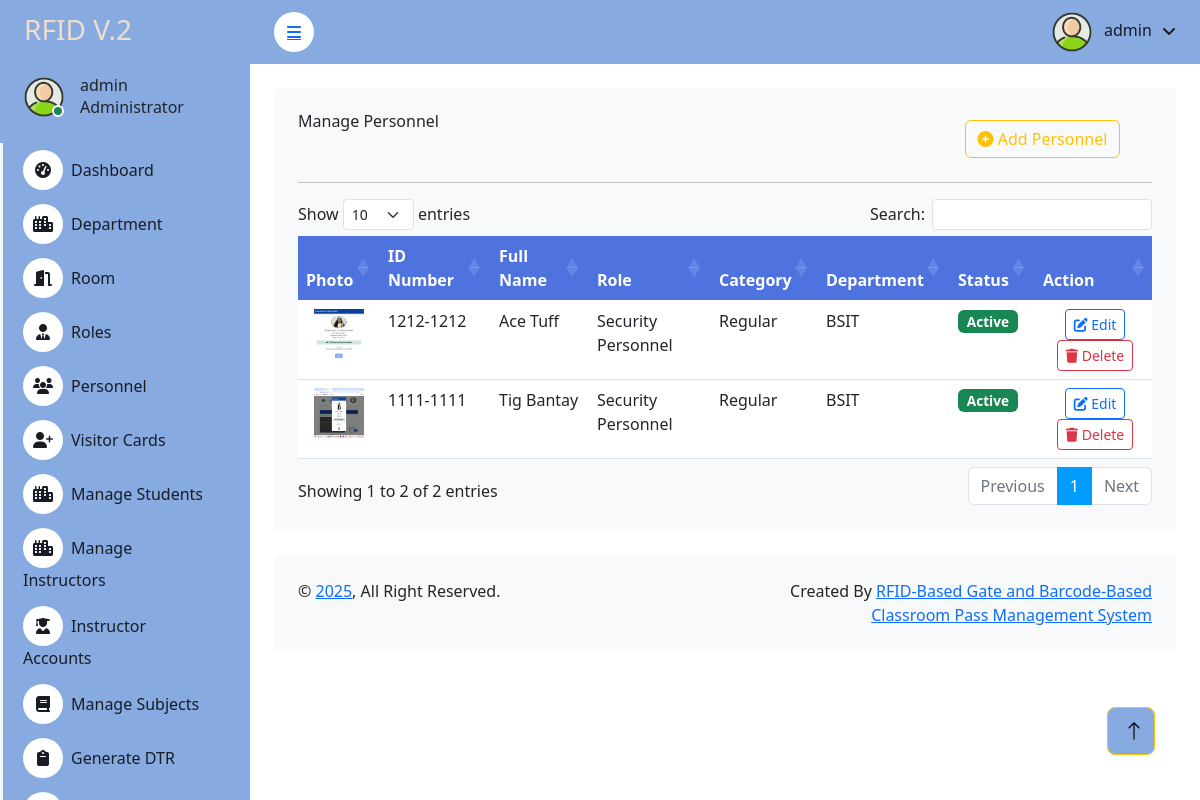
The app's page /admin/personell.php with its own data.
### tables this page shows
CREATE TABLE `user` (
  `id` int(11) NOT NULL,
  `contact` varchar(15) NOT NULL,
  `email` varchar(255) NOT NULL,
  `username` varchar(255) NOT NULL,
  `password` varchar(255) NOT NULL,
  `rfid_number` varchar(50) NOT NULL,
  `failed_attempts` int(11) DEFAULT 0,
  `last_attempt` timestamp NULL DEFAULT NULL,
  `last_login` timestamp NULL DEFAULT NULL,
  `login_count` int(11) DEFAULT 0,
  `is_active` tinyint(1) DEFAULT 1,
  `created_at` timestamp NOT NULL DEFAULT current_timestamp()
);

CREATE TABLE `personell` (
  `id` int(11) NOT NULL,
  `id_number` varchar(10) NOT NULL,
  `last_name` varchar(255) NOT NULL,
  `first_name` varchar(255) NOT NULL,
  `middle_name` varchar(255) DEFAULT NULL,
  `date_of_birth` date NOT NULL,
  `role` varchar(255) NOT NULL,
  `sex` varchar(10) NOT NULL,
  `civil_status` varchar(10) NOT NULL,
  `contact_number` varchar(11) DEFAULT NULL,
  `email_address` varchar(255) DEFAULT NULL,
  `department` varchar(255) NOT NULL,
  `section` varchar(255) NOT NULL,
  `status` varchar(255) NOT NULL,
  `complete_address` varchar(255) NOT NULL,
  `photo` varchar(255) DEFAULT NULL,
  `place_of_birth` varchar(50) NOT NULL,
  `category` varchar(255) DEFAULT NULL,
  `date_added` timestamp NULL DEFAULT current_timestamp(),
  `deleted` int(11) DEFAULT 0
);

### admin/personell.php (the view, shortened to what this page needs)
<?php
function formatID($id) {
    if (strlen($id) == 8 && is_numeric($id)) {
        return substr($id, 0, 4) . '-' . substr($id, 4, 4);
    }
    return $id;
}
?>
<!DOCTYPE html>
<html lang="en">
<?php include 'header.php'; ?>
<?php include '../connection.php'; ?>
<head>
    <link href="https://cdn.jsdelivr.net/npm/bootstrap@5.3.0/dist/css/bootstrap.min.css" rel="stylesheet">
    <link rel="stylesheet" href="https://cdnjs.cloudflare.com/ajax/libs/font-awesome/6.4.0/css/all.min.css">
    <link rel="stylesheet" href="https://cdn.datatables.net/1.13.6/css/dataTables.bootstrap5.min.css">
</head>
<body>
    <div class="container-fluid position-relative bg-white d-flex p-0">
        <?php include 'sidebar.php'; ?>
        <div class="content">
            <?php include 'navbar.php'; ?>
            <div class="container-fluid pt-4 px-4">
                <div class="col-sm-12 col-xl-12">
                    <div class="bg-light rounded h-100 p-4">
                        <div class="row">
                            <div class="col-9">
                                <h6 class="mb-4">Manage Personnel</h6>
                            </div>
                            <div class="col-3">
                                <button type="button" class="btn btn-outline-warning m-2" data-bs-toggle="modal" data-bs-target="#employeeModal">
                                    <i class="fas fa-plus-circle"></i> Add Personnel
                                </button>
                            </div>
                        </div>
                        <hr>
                        <div class="table-responsive">
                            <table class="table table-border" id="myDataTable">
                                <thead>
                                    <tr>
                                        <th scope="col">Photo</th>
                                        <th scope="col">ID Number</th>
                                        <th scope="col">Full Name</th>
                                        <th scope="col">Role</th>
                                        <th scope="col">Category</th>
                                        <th scope="col">Department</th>
                                        <th scope="col">Status</th>
                                        <th scope="col">Action</th>
                                    </tr>
                                </thead>
                                <tbody>
                                    <?php $results = mysqli_query($db, "SELECT * FROM personell WHERE deleted = 0 ORDER BY date_added DESC"); ?>
                                    <?php while ($row = mysqli_fetch_array($results)) { ?>
                                    <tr class="table-<?php echo $row['id'];?>">
                                        <td>
                                        <center>
                                        <img class="photo" src="uploads/<?php echo $row['photo']; ?>" width="50px" height="50px">
                                        </center>
                                        </td>
                                        <td class="id"><?php echo formatID($row['id_number']); ?></td>
                                        <td><?php echo $row['first_name'] .' '.$row['last_name']; ?></td>
                                        <td><?php echo $row['role']; ?></td>
                                        <td><?php echo $row['category']; ?></td>
                                        <td><?php echo $row['department']; ?></td>
                                        <td>
                                            <?php if ($row['status'] == 'Active') {
                                                echo '<span class="badge bg-success">Active</span>';
                                            } else {
                                                echo '<span class="badge bg-danger">Blocked</span>';
                                            } ?>
                                        </td>
                                        <td width="14%">
                                            <center>
                                                <button address="<?php echo $row['complete_address']; ?>" data-id="<?php echo $row['id'];?>" class="btn btn-outline-primary btn-sm btn-edit e_user_id">
                                                    <i class="fas fa-edit"></i> Edit
                                                </button>
                                                <button user_name="<?php echo $row['first_name'] . ' ' . $row['last_name']; ?>"
                                                        data-id="<?php echo $row['id']; ?>"
                                                        class="btn btn-outline-danger btn-sm btn-del d_user_id">
                                                    <i class="fas fa-trash"></i> Delete
                                                </button>
                                            </center>
                                        </td>
                                    </tr>
                                    <?php } ?>
                                </tbody>
                            </table>
                        </div>
                    </div>
                </div>
            </div>
            <?php include 'footer.php'; ?>
        </div>
         <a href="#" class="btn btn-lg btn-warning btn-lg-square back-to-top" style="background-color: #87abe0ff"><i class="bi bi-arrow-up" style="background-color: #87abe0ff"></i></a>
</body>
</html>

### admin/header.php (shortened to what this page needs)
<head>
      <link href="https://cdnjs.cloudflare.com/ajax/libs/font-awesome/5.10.0/css/all.min.css" rel="stylesheet">
      <link href="https://cdn.jsdelivr.net/npm/bootstrap-icons@1.4.1/font/bootstrap-icons.css" rel="stylesheet">
      <link href="lib/owlcarousel/assets/owl.carousel.min.css" rel="stylesheet">
      <link href="lib/tempusdominus/css/tempusdominus-bootstrap-4.min.css" rel="stylesheet" />
      <link href="css/bootstrap.min.css" rel="stylesheet">
      <link href="css/style.css" rel="stylesheet">
      <link href="https://cdn.datatables.net/2.0.8/css/dataTables.dataTables.min.css" rel="stylesheet" />
      <link rel="stylesheet" href="//code.jquery.com/ui/1.13.0/themes/base/jquery-ui.css">
   </head>

### admin/sidebar.php (shortened to what this page needs)
<?php
$current_page = basename($_SERVER['PHP_SELF']);
include '../connection.php';
$username = "";
$sql1 = "SELECT * FROM user LIMIT 1";
$result1 = $db->query($sql1);
if ($result1->num_rows > 0) {
    $row = $result1->fetch_assoc();
    $username = $row['username'];
}
?>
<div class="sidebar pe-4 pb-3" style="background-color:  #87abe0ff">
    <nav class="navbar navbar-light">
        <a href="dashboard" class="navbar-brand mx-4 mb-3">
            <h3 class="text" style="color: #f0ddcc">RFID V.2</h3>
        </a>
        <div class="d-flex align-items-center ms-4 mb-4">
            <div class="position-relative">
                <img class="rounded-circle" src="img\2601828.png" alt="" style="width: 40px; height: 40px;">
                <div class="bg-success rounded-circle border border-2 border-white position-absolute end-0 bottom-0 p-1"></div>
            </div>
            <div class="ms-3">
                <h6 class="mb-0"><?php echo $username; ?></h6>
                <span>Administrator</span>
            </div>
        </div>
        <div class="navbar-nav w-100">
            <a href="dashboard.php" class="nav-item nav-link <?php echo ($current_page == 'dashboard') ? 'active' : ''; ?>">
                <i class="fa fa-tachometer-alt me-2"></i>Dashboard
            </a>
            <a href="department.php" class="nav-item nav-link <?php echo ($current_page == 'department') ? 'active' : ''; ?>">
                <i class="fa fa-city me-2"></i>Department
            </a>
            <a href="room.php" class="nav-item nav-link <?php echo ($current_page == 'room') ? 'active' : ''; ?>">
                <i class="fa fa-door-open me-2"></i>Room
            </a>
            <a href="role.php" class="nav-item nav-link <?php echo ($current_page == 'role') ? 'active' : ''; ?>">
                <i class="fa fa-user-tie me-2"></i>Roles
            </a>
            <a class="nav-item nav-link collapsed <?php echo in_array($current_page, ['personell', 'personell_logs']) ? 'active' : ''; ?>"
               href="personell.php"
               data-bs-toggle="collapse"
               data-bs-target="#personnelSubmenu"
               aria-expanded="<?php echo in_array($current_page, ['personell', 'personell_logs']) ? 'true' : 'false'; ?>">
                <i class="fa fa-users me-2"></i>Personnel
            </a>
            <a class="nav-item nav-link collapsed <?php echo in_array($current_page, ['visitor', 'visitor_logs']) ? 'active' : ''; ?>"
               href="visitor.php"
               data-bs-toggle="collapse"
               data-bs-target="#visitorSubmenu"
               aria-expanded="<?php echo in_array($current_page, ['visitor', 'visitor_logs']) ? 'true' : 'false'; ?>">
                <i class="fa fa-user-plus me-2"></i>Visitor Cards
            </a>
           <a href="students.php" class="nav-item nav-link <?php echo ($current_page == 'students') ? 'active' : ''; ?>">
                <i class="fa fa-city me-2"></i>Manage Students
            </a>
             <a href="instructors.php" class="nav-item nav-link <?php echo ($current_page == 'instructors') ? 'active' : ''; ?>">
                <i class="fa fa-city me-2"></i>Manage Instructors
            </a>
                        <a href="instructor_accounts.php" class="nav-item nav-link <?php echo ($current_page == 'instructor_accounts') ? 'active' : ''; ?>">
                            <i class="fa fa-user-graduate me-2"></i>Instructor Accounts
                        </a>
            <a href="manage_subjects.php" class="nav-item nav-link <?php echo ($current_page == 'subjects') ? 'active' : ''; ?>">
                <i class="fa fa-book me-2"></i>Manage Subjects
            </a>
            <a href="dtr.php" class="nav-item nav-link <?php echo ($current_page == 'dtr') ? 'active' : ''; ?>">
                <i class="fa fa-clipboard me-2"></i>Generate DTR
            </a>
            <a href="student_logs.php" class="nav-item nav-link <?php echo ($current_page == 'attendance_log') ? 'active' : ''; ?>">
                <i class="fa fa-book me-2"></i>Attendance Log
            </a>
        </div>
    </nav>
</div>

### admin/navbar.php (shortened to what this page needs)
<?php
include '../connection.php';
$username = "";
$sql1 = "SELECT * FROM user LIMIT 1";
$result1 = $db->query($sql1);
if ($result1->num_rows > 0) {
    $row = $result1->fetch_assoc();
    $username = $row['username'];
}
?>
            <nav class="navbar navbar-expand  navbar-light sticky-top px-4 py-0" style="background-color: #87abe0ff">
                <a href="#" class="sidebar-toggler flex-shrink-0">
                    <i class="fa fa-bars"></i>
                </a>
                <div class="navbar-nav align-items-center ms-auto">
                    <div class="nav-item dropdown">
                        <a href="#" class="nav-link dropdown-toggle" data-bs-toggle="dropdown">
                            <img class="rounded-circle me-lg-2" src="img\2601828.png" alt="" style="width: 40px; height: 40px;">
                            <span class="d-none d-lg-inline-flex"><?php echo $username; ?></span>
                        </a>
                    </div>
                </div>
            </nav>

### admin/footer.php
<div class="container-fluid pt-4 px-4">
               <div class="bg-light rounded-top p-4">
                  <div class="row">
                     <div class="col-12 col-sm-6 text-center text-sm-start"> &copy; <a href="#">2025</a>, All Right Reserved. </div>
                     <div class="col-12 col-sm-6 text-center text-sm-end"> Created By <a href="#">RFID-Based Gate and Barcode-Based Classroom  Pass Management System</a>
                     </div>
                  </div>
               </div>
            </div>
         </div>

### admin/css/style.css (style rules this page uses)
:root { --primary: #009CFF; --light: #F3F6F9; --dark: #191C24; }
.back-to-top { position: fixed; display: none; right: 45px; bottom: 45px; z-index: 99; }
.btn { transition: .5s; }
.btn-lg-square { width: 48px; height: 48px; }
.btn-square, .btn-sm-square, .btn-lg-square { padding: 0; display: inline-flex; align-items: center; justify-content: center; font-weight: normal; border-radius: 50px; }
.sidebar { position: fixed; top: 0; left: 0; bottom: 0; width: 250px; height: 100vh; overflow-y: auto; background: var(--light); transition: 0.5s; z-index: 999; }
.content { margin-left: 250px; min-height: 100vh; background: #FFFFFF; transition: 0.5s; }
@media (min-width: 992px) { .sidebar { margin-left: 0; } }
@media (min-width: 992px) { .content { width: calc(100% - 250px); } }
.sidebar .navbar .navbar-nav .nav-link { padding: 7px 20px; color: var(--dark); font-weight: 500; border-left: 3px solid var(--light); border-radius: 0 30px 30px 0; outline: none; }
.sidebar .navbar .navbar-nav .nav-link i { width: 40px; height: 40px; display: inline-flex; align-items: center; justify-content: center; background: #FFFFFF; border-radius: 40px; }
.content .navbar .navbar-nav .nav-link { margin-left: 25px; padding: 12px 0; color: var(--dark); outline: none; }
.content .navbar .sidebar-toggler, .content .navbar .navbar-nav .nav-link i { width: 40px; height: 40px; display: inline-flex; align-items: center; justify-content: center; background: #FFFFFF; border-radius: 40px; }
.content .navbar .dropdown-toggle::after { margin-left: 6px; vertical-align: middle; border: none; content: "\f107"; font-family: "Font Awesome 5 Free"; font-weight: 900; transition: .5s; }

### admin/personell.php (style rules this page uses)
.bg-light { background-color: #f8f9fa !important; }
.table th { background-color: #4e73df; color: white; }
.badge { font-size: 0.85em; }

### records on screen
user: username "admin"
personell: photo (picture), id_number "1212-1212", first_name "Ace", last_name "Tuff", role "Security Personnel", category "Regular", department "BSIT", status "Active"
personell: photo (picture), id_number "1111-1111", first_name "Tig", last_name "Bantay", role "Security Personnel", category "Regular", department "BSIT", status "Active"
